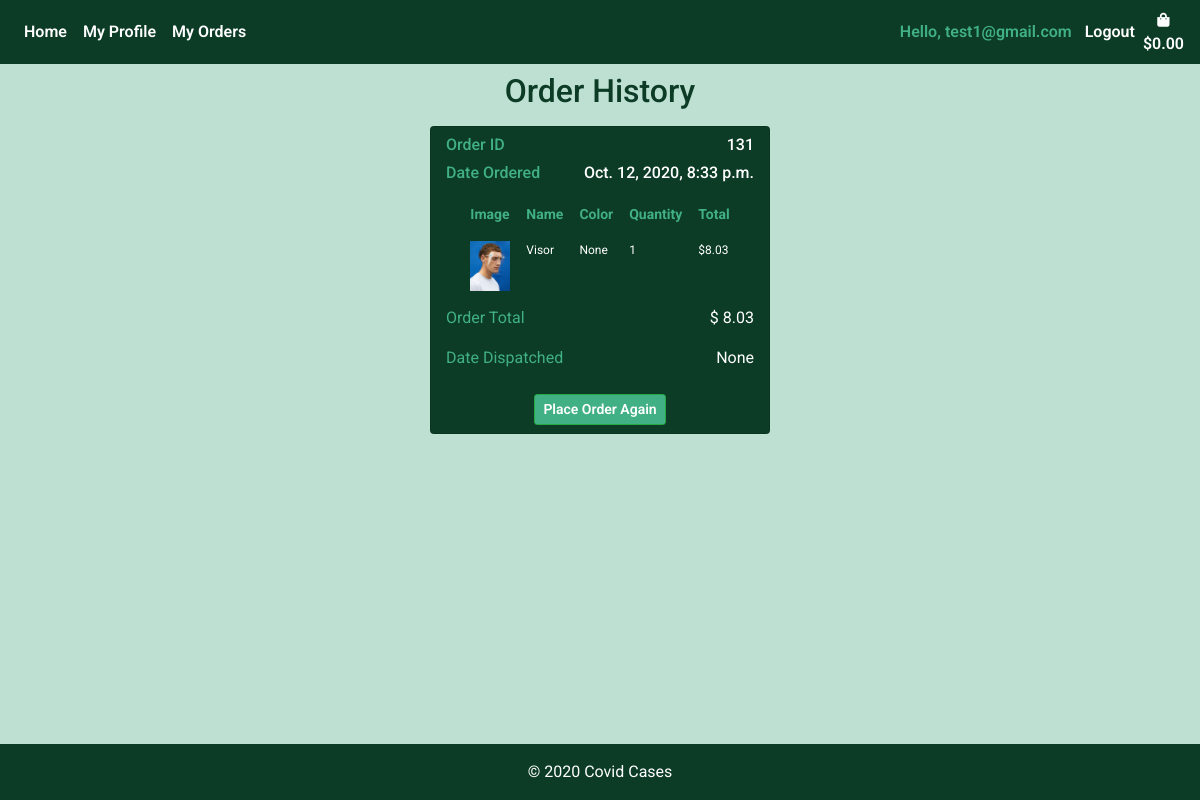
The app's page /bag/order_history/ (signed in) with its own data.
### shopping_bag/models.py (models this page shows)
class Order(models.Model):
    customer_profile = models.ForeignKey(Customer, on_delete=models.SET_NULL, null=True, blank=True)
    stripe_pid = models.CharField(max_length=settings.CONST_PROFILE_ATTR, null=False, blank=False, default='')
    ordered_date = models.DateTimeField(auto_now_add=True)
    order_total = models.DecimalField(max_digits=6, decimal_places=2, null=True)
    order_confirmed = models.BooleanField(default=False)
    date_dispatched = models.DateTimeField(null=True)

class OrderItem(models.Model):
    item = models.ForeignKey(Product, on_delete=models.CASCADE)
    order = models.ForeignKey(Order, on_delete=models.CASCADE)
    quantity = models.IntegerField(null=True , editable=True, default=0)
    def line_total(self):
        return self.quantity * self.item.price

### products/models.py (models this page shows, shortened)
class Product(models.Model):
    product_name = models.CharField(max_length=settings.CONST_PROFILE_ATTR)
    color = models.CharField(max_length=settings.CONST_PROFILE_ATTR)
    price = models.DecimalField(max_digits=6, decimal_places=2)
    image = ResizedImageField(size=[400, 500], crop=['middle', 'center'],quality=100, upload_to='', default='noimage.jpeg')
    image_2 = ResizedImageField(size=[400, 500], crop=['middle', 'center'],quality=100, upload_to='', default='noimage.jpeg', null=True)
    number_in_stock = models.IntegerField(null=True , editable=True, default=0)
    is_active = models.BooleanField(default=True, null=True)
    created_by = models.CharField(max_length=settings.CONST_PROFILE_ATTR, null=True)
    created_date = models.TimeField(auto_now_add=True, null=True)
    supplier = models.ForeignKey(Supplier, on_delete=models.CASCADE, null=True)

### shopping_bag/views.py (the view)
# urls.py: path("order_history/", views.order_history, name="order_history"),
def order_history(request):
    customer = Customer.objects.filter(email=request.user.email).first()
    all_orders = Order.objects.filter(customer_profile=customer).order_by("-ordered_date")
    customers_orders = []
    for item in all_orders:
        order_items = OrderItem.objects.filter(order=item.id)
        customers_order = {
            "order": item,
            "order_items": list(order_items),
        }
        customers_orders.append(customers_order)
    context = {
        "customer": customer,
        "customers_order": customers_orders,
    }
    return render(request, "shopping_bag/order_history.html", context)

### shopping_bag/templates/shopping_bag/order_history.html (shortened to what this page needs)
{% extends 'base.html'%}
{% load static %}
{% load tz %}
{% block content %}
<div class="container">
    <h2 class="text-center mt-2">Order History</h2>
    <div class="row">
        {% for order in customers_order %}
        {% if order.order_items %}
        <div class="card col-sm-6 col-md-4 col-lg-4 col-xl-4 mt-2 mb-2 mx-auto" style="max-width:340px;">
                    <h6 class="mt-2"><span class="order-confirmed-label">Order ID </span> <span class="float-right">{{ order.order.id }}</span></h6>
                    {% localtime on %}
                    <h6><span class="order-confirmed-label">Date Ordered</span> <span class="float-right">{{ order.order.ordered_date }}</span></h6>
                    {% endlocaltime %}
                    <div class="h-100" style=>
                        <table class="table table-borderless order-confirmed-table">
                            <thead>
                                <tr>
                                <th scope="col">Image</th>
                                <th scope="col">Name</th>
                                <th scope="col">Color</th>
                                <th scope="col">Quantity</th>
                                <th scope="col">Total</th>
                                </tr>
                            </thead>
                            <tbody>
                                {% for item in order.order_items %}
                                <tr>
                                <td scope="row"><img class="img-fluid" style="max-width:40px;" src="{{ MEDIA_URL }}{{ item.item.image }}"/></td>
                                <td>{{ item.item.product_name }}</td>
                                <td>{{ item.item.color }}</td>
                                <td>{{ item.quantity }}</td>
                                <td>${{ item.line_total }}</td>
                                </tr>
                                {% endfor %}
                            </tbody>
                        </table>
                        <div class="" style="vertical-align:bottom;">
                            <p><span class="order-confirmed-label">Order Total</span> <span class="float-right">$ {{ order.order.order_total }}</span></p>
                            <p><span class="order-confirmed-label">Date Dispatched</span> <span class="float-right">{{ order.order.date_dispatched }}</span></p>
                            <div class="text-center mx-auto">
                                <a class="btn btn-success btn-sm m-2" href="{% url 'place_order_again' order.order.id %}">Place Order Again</a>
                            </div>
                        </div>
                    </div>
        </div>
        {% endif %}
        {% endfor %}
    </div>
</div>
{% endblock %}

### templates/base.html (shortened to what this page needs)
{% load static %}
<!DOCTYPE html>
<html lang="en">
<head>
    {% block corecss %}
    <link rel="stylesheet" href="https://stackpath.bootstrapcdn.com/bootstrap/4.5.2/css/bootstrap.min.css"
>
    <link rel="stylesheet" href="https://use.fontawesome.com/releases/v5.6.1/css/all.css">
    <link rel="stylesheet" href="{% static 'css/base.css' %}">
    {% endblock %}
</head>
<body>
    <nav class="navbar navbar-expand-md navbar-light navbar-bg" style="height:100%;">
        <div class="collapse navbar-collapse" id="navbarCollapse">
            <div class="navbar-nav">
                <a href="{% url 'products' %}" class="nav-item nav-link active">Home</a>
                {% if user.is_authenticated %}
                    <a href="{% url 'edit_profile' %}" class="nav-item nav-link">My Profile</a>
                    <a href="{% url 'order_history' %}" class="nav-item nav-link">My Orders</a>
                {% endif %}
            </div>
            <div class="navbar-nav ml-auto">
                {% if user.is_authenticated %}
                    <span class="nav-item hello-msg">Hello, {{ request.user }}</span>
                    <a href="{% url 'logout_user' %}" class="nav-item nav-link">Logout</a>
                {% else %}
                    <a href="{% url 'login_page' %}" class="nav-item nav-link">Login</a>
                    <a href="{% url 'sign_up' %}" class="nav-item nav-link">Sign up</a>
                {% endif%}
                <a class="d-none d-md-inline-block d-lg-inline-block d-xl-inline-block {% if grand_total %} font-weight-bold{% else %}text-black{% endif %} nav-link nav-item"
                        href="{% url 'view_bag' %}" style="padding:0;">
                        <div class="text-center ">
                            <div><i class="fas fa-shopping-bag fa-sm"></i></div>
                            <p class="mt-0 px-0" style="margin:0;">
                                {% if request.session.grand_total %}
                                    ${{ request.session.grand_total |floatformat:2 }}
                                {% else %}
                                    $0.00
                                {% endif %}
                            </p>
                        </div>
                    </a>
            </div>
        </div>
    </nav>
    {% block content %}
    {% endblock%}
    <footer class="page-footer font-small fixed-bottom">
        <div class="footer-copyright text-center py-3">
            © 2020 <span>Covid Cases</span>
        </div>
    </footer>
</body>
</html>

### static/css/base.css (style rules this page uses)
body { background-color: #bee0d3; color: #0C3C26; font-family: 'Roboto', sans-serif; margin: 0; padding: 0; padding-bottom: 60px; margin: 0 0 40px; }
html { position: relative; min-height: 100%; }
.navbar-bg { background-color: #0C3C26; }
a { color: #fff; }
.btn { font-weight: 600; }
.navbar-light .navbar-nav .nav-link.active { color: #fff; font-weight: 600; }
.navbar-light .navbar-nav .nav-link { color: #fff; font-weight: 600; margin: auto; }
.page-footer { background: #0C3C26; width: 100%; color: #fff; position: absolute; }
a { color: #fff; font-weight: 600; }
.hello-msg { color: #41b085; margin-top: auto; margin-bottom: auto; text-align: center; margin-right: 5px; font-weight: 600; }
.card { background:#0C3C26; color:#fff; }
.btn-success { background: #41b085 !important; color: #fff !important; font-weight: 600; }
.order-confirmed-table { color: #fff; width: auto; margin: auto; margin-bottom: .4rem; margin-top: .4rem; }
.order-confirmed-table th { color: #41b085; font-size: 14px; padding: .5rem }
.order-confirmed-table td { font-size: 12px; padding: .5rem }
.order-confirmed-label { color: #41b085; }

### records on screen
Order: order.id "131", order.ordered_date "Oct. 12, 2020, 8:33 p.m.", order.order_total "8.03", order.date_dispatched "None"
OrderItem: item.image (picture), item.product_name "Visor", item.color "None", quantity "1", line_total "8.03"

### other values on screen
{{ request.user }} "test1@gmail.com"
